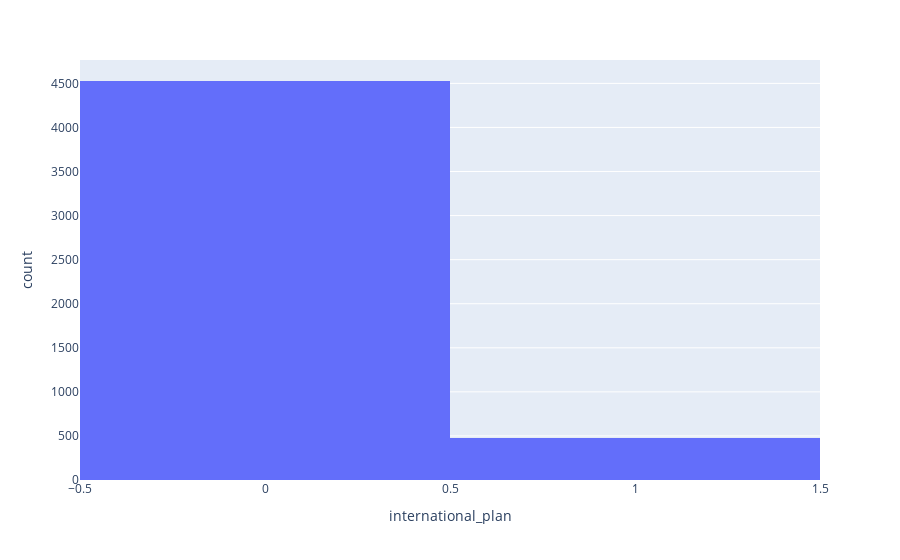

The notebook cell saved with this chart:
### Code cell
# Plot histogram graph for the international plan service used by the Telecom customers with respect to churned/Retained
fig=px.histogram(telecom_df,x='international_plan')
fig.show()

### Figure 1 — Plotly figure (JSON) as saved in the notebook; plotly's stock layout.template omitted (floating-point values rounded to 4 significant figures; data arrays with more than 128 entries replaced by an {"elided": "..."} marker saying what was removed)
{"data": [{"alignmentgroup": "True", "bingroup": "x", "hovertemplate": "international_plan=%{x}<br>count=%{y}<extra></extra>", "legendgroup": "", "marker": {"color": "#636efa", "pattern": {"shape": ""}}, "name": "", "offsetgroup": "", "orientation": "v", "showlegend": false, "type": "histogram", "x": {"elided": "5000 int values"}, "xaxis": "x", "yaxis": "y"}], "layout": {"barmode": "relative", "legend": {"tracegroupgap": 0}, "margin": {"t": 60}, "xaxis": {"anchor": "y", "domain": [0, 1], "title": {"text": "international_plan"}}, "yaxis": {"anchor": "x", "domain": [0, 1], "title": {"text": "count"}}}}
